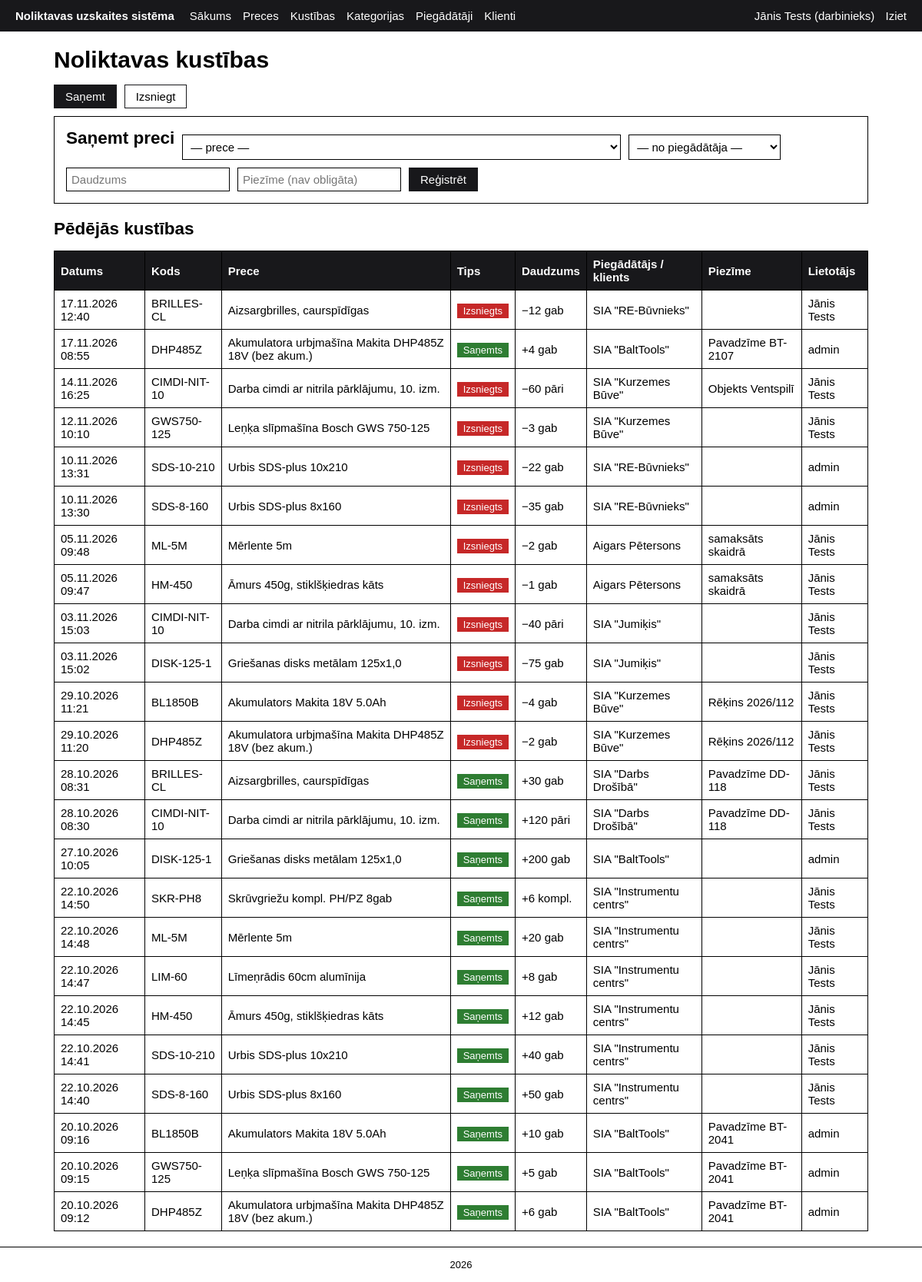
/movements.php (signed in), run on the app's committed database.
### tables this page shows
CREATE TABLE kustibas(
    id              INT AUTO_INCREMENT PRIMARY KEY,
    prece_id        INT NOT NULL,
    tips            ENUM('sanemta', 'izsniegta') NOT NULL,  
    daudzums        INT NOT NULL,       
    piegadatajs_id  INT NULL,           
    klients_id      INT NULL,           
    piezime         VARCHAR(255) NULL,
    lietotajs_id    INT NOT NULL,
    datums          DATETIME NOT NULL DEFAULT CURRENT_TIMESTAMP,
     
    CONSTRAINT fk_kustiba_prece FOREIGN KEY (prece_id)
        REFERENCES preces(id) ON DELETE RESTRICT,
     
    CONSTRAINT fk_kustiba_piegadatajs FOREIGN KEY (piegadatajs_id)
        REFERENCES piegadataji(id) ON DELETE RESTRICT,
    CONSTRAINT fk_kustiba_klients FOREIGN KEY (klients_id)
        REFERENCES klienti(id) ON DELETE RESTRICT,
     
    CONSTRAINT fk_kustiba_lietotajs FOREIGN KEY (lietotajs_id)
        REFERENCES lietotaji(id),
   CONSTRAINT chk_kustiba_daudzums CHECK (daudzums > 0),
     
    CONSTRAINT chk_kustiba_partneris CHECK (
        (tips = 'sanemta' AND klients_id IS NULL) OR
        (tips = 'izsniegta' AND piegadatajs_id IS NULL))
);

CREATE TABLE preces (
    id               INT AUTO_INCREMENT PRIMARY KEY,
    kods             VARCHAR(30) NOT NULL UNIQUE,            
    nosaukums        VARCHAR(150) NOT NULL,       
    kategorija_id    INT NOT NULL,                           
    piegadatajs_id   INT NULL,                               
    vieniba          VARCHAR(10) NOT NULL DEFAULT 'gab',     
    cena             DECIMAL(10,2) NOT NULL DEFAULT 0.00,    
    daudzums         INT NOT NULL DEFAULT 0,                 
    min_daudzums     INT NOT NULL DEFAULT 0,                 
    izveidots        DATETIME NOT NULL DEFAULT CURRENT_TIMESTAMP,
     
    CONSTRAINT fk_prece_kategorija FOREIGN KEY (kategorija_id)
        REFERENCES kategorijas(id) ON DELETE RESTRICT,
     
    CONSTRAINT fk_prece_piegadatajs FOREIGN KEY (piegadatajs_id)
        REFERENCES piegadataji(id) ON DELETE SET NULL,
     
    CONSTRAINT chk_daudzums CHECK (daudzums >= 0)
);

CREATE TABLE klienti (
    id                INT AUTO_INCREMENT PRIMARY KEY,
    nosaukums         VARCHAR(150) NOT NULL,
    kontaktpersona    VARCHAR(100) NULL,
    talrunis          VARCHAR(30)  NULL,
    epasts            VARCHAR(100) NULL
);

CREATE TABLE lietotaji (
    id                INT AUTO_INCREMENT PRIMARY KEY,
    lietotajvards     VARCHAR(50) NOT NULL UNIQUE,   
    parole_hash       VARCHAR(255) NOT NULL,         
    vards             VARCHAR(100) NOT NULL,         
    loma              ENUM('admin', 'darbinieks') NOT NULL DEFAULT 'darbinieks',  
    izveidots         DATETIME NOT NULL DEFAULT CURRENT_TIMESTAMP
);

CREATE TABLE piegadataji (
    id                INT AUTO_INCREMENT PRIMARY KEY,
    nosaukums         VARCHAR(150) NOT NULL,
    kontaktpersona    VARCHAR(100) NULL,
    talrunis          VARCHAR(30)  NULL,
    epasts            VARCHAR(100) NULL
);

### includes/functions.php (called while the page is built, shortened)
<?php
function e($text)
{
    return htmlspecialchars($text ?? '', ENT_QUOTES, 'UTF-8');
}
function format_date($date)
{
    return date('d.m.Y H:i', strtotime($date));
}

### movements.php (the view, shortened to what this page needs)
<?php
require_once 'includes/functions.php';
$selected_product = (int)($_GET['prece'] ?? 0);
$form_type = ($_GET['tips'] ?? '') == 'izsniegta' ? 'izsniegta' : 'sanemta';
$movements = $pdo->query(
    'SELECT k.*, p.kods, p.nosaukums, p.vieniba, l.vards,
            s.nosaukums AS piegadatajs, c.nosaukums AS klients
     FROM kustibas k
     JOIN preces p ON p.id = k.prece_id
     JOIN lietotaji l ON l.id = k.lietotajs_id
     LEFT JOIN piegadataji s ON s.id = k.piegadatajs_id
     LEFT JOIN klienti c ON c.id = k.klients_id
     ORDER BY k.datums DESC
     LIMIT 50'
)->fetchAll();
require 'includes/header.php';
?>
<h1>Noliktavas kustības</h1>
<div class="tabs">
    <a href="movements.php?tips=sanemta&prece=<?= $selected_product ?>" class="<?= $form_type == 'sanemta' ? 'active' : '' ?>">Saņemt</a>
    <a href="movements.php?tips=izsniegta&prece=<?= $selected_product ?>" class="<?= $form_type == 'izsniegta' ? 'active' : '' ?>">Izsniegt</a>
</div>
<form method="post" class="card form-inline">
    <h2><?= $form_type == 'sanemta' ? 'Saņemt preci' : 'Izsniegt preci' ?></h2>
    <select name="prece_id" required>
        <option value="">— prece —</option>
    </select>
    <?php if ($form_type == 'sanemta'): ?>
        <select name="piegadatajs_id" required>
            <option value="">— no piegādātāja —</option>
        </select>
    <?php endif; ?>
    <input type="number" name="daudzums" min="1" placeholder="Daudzums" required>
    <input type="text" name="piezime" maxlength="255" placeholder="Piezīme (nav obligāta)">
    <button type="submit" class="btn">Reģistrēt</button>
</form>
<h2>Pēdējās kustības</h2>
<table>
    <tr><th>Datums</th><th>Kods</th><th>Prece</th><th>Tips</th><th>Daudzums</th><th>Piegādātājs / klients</th><th>Piezīme</th><th>Lietotājs</th></tr>
    <?php foreach ($movements as $m): ?>
        <tr>
            <td><?= format_date($m['datums']) ?></td>
            <td><?= e($m['kods']) ?></td>
            <td><?= e($m['nosaukums']) ?></td>
            <?php if ($m['tips'] == 'sanemta'): ?>
                <td><span class="badge sanemts">Saņemts</span></td>
                <td>+<?= $m['daudzums'] ?> <?= e($m['vieniba']) ?></td>
                <td><?= e($m['piegadatajs'] ?? '—') ?></td>
            <?php else: ?>
                <td><span class="badge izsniegts">Izsniegts</span></td>
                <td>−<?= $m['daudzums'] ?> <?= e($m['vieniba']) ?></td>
                <td><?= e($m['klients'] ?? '—') ?></td>
            <?php endif; ?>
            <td><?= e($m['piezime']) ?></td>
            <td><?= e($m['vards']) ?></td>
        </tr>
    <?php endforeach; ?>
</table>
<?php require 'includes/footer.php';  ?>

### assets/style.css (style rules this page uses)
:root { --accent: #18181b; --ok: #2e7d32; --ok-light: #e8f5e9; --err: #c62828; --err-light: #fdecea; }
* { box-sizing: border-box; }
body { margin: 0; font-family: Arial, Helvetica, sans-serif; font-size: 15px; background: #fff; color: #000; }
a { color: #000; }
h1, h2, h3 { margin: 0 0 15px; }
.card { border: 1px solid #000; padding: 15px; margin-bottom: 20px; }
table { width: 100%; border-collapse: collapse; }
th, td { border: 1px solid #000; padding: 8px; text-align: left; }
th { background: var(--accent); color: #fff; }
input, select, textarea { padding: 6px; border: 1px solid #000; background: #fff; color: #000; font: inherit; }
.form-inline, .filters { display: flex; flex-wrap: wrap; gap: 10px; align-items: flex-end; }
.btn, button { display: inline-block; padding: 6px 14px; border: 1px solid var(--accent); background: var(--accent); color: #fff; font: inherit; text-decoration: none; cursor: pointer; }
.tabs { display: flex; gap: 10px; margin-bottom: 10px; }
.tabs a { padding: 6px 14px; border: 1px solid var(--accent); text-decoration: none; }
.tabs a.active { background: var(--accent); color: #fff; }
.badge { padding: 2px 8px; font-size: 13px; color: #fff; }
.badge.sanemts { background: var(--ok); }
.badge.izsniegts { background: var(--err); }

### data on the page
kustibas: datums "17.11.2026 12:40", prece.kods "BRILLES-CL", prece.nosaukums "Aizsargbrilles, caurspīdīgas", daudzums "12", prece.vieniba "gab", klients.nosaukums "SIA \"RE-Būvnieks\"", lietotajs.vards "Jānis Tests"
kustibas: datums "17.11.2026 08:55", prece.kods "DHP485Z", prece.nosaukums "Akumulatora urbjmašīna Makita DHP485Z 18V (bez akum.)", daudzums "4", prece.vieniba "gab", piegadatajs.nosaukums "SIA \"BaltTools\"", piezime "Pavadzīme BT-2107", lietotajs.vards "admin"
kustibas: datums "14.11.2026 16:25", prece.kods "CIMDI-NIT-10", prece.nosaukums "Darba cimdi ar nitrila pārklājumu, 10. izm.", daudzums "60", prece.vieniba "pāri", klients.nosaukums "SIA \"Kurzemes Būve\"", piezime "Objekts Ventspilī", lietotajs.vards "Jānis Tests"
kustibas: datums "12.11.2026 10:10", prece.kods "GWS750-125", prece.nosaukums "Leņķa slīpmašīna Bosch GWS 750-125", daudzums "3", prece.vieniba "gab", klients.nosaukums "SIA \"Kurzemes Būve\"", lietotajs.vards "Jānis Tests"
kustibas: datums "10.11.2026 13:31", prece.kods "SDS-10-210", prece.nosaukums "Urbis SDS-plus 10x210", daudzums "22", prece.vieniba "gab", klients.nosaukums "SIA \"RE-Būvnieks\"", lietotajs.vards "admin"
kustibas: datums "10.11.2026 13:30", prece.kods "SDS-8-160", prece.nosaukums "Urbis SDS-plus 8x160", daudzums "35", prece.vieniba "gab", klients.nosaukums "SIA \"RE-Būvnieks\"", lietotajs.vards "admin"
kustibas: datums "05.11.2026 09:48", prece.kods "ML-5M", prece.nosaukums "Mērlente 5m", daudzums "2", prece.vieniba "gab", klients.nosaukums "Aigars Pētersons", piezime "samaksāts skaidrā", lietotajs.vards "Jānis Tests"
kustibas: datums "05.11.2026 09:47", prece.kods "HM-450", prece.nosaukums "Āmurs 450g, stiklšķiedras kāts", daudzums "1", prece.vieniba "gab", klients.nosaukums "Aigars Pētersons", piezime "samaksāts skaidrā", lietotajs.vards "Jānis Tests"
kustibas: datums "03.11.2026 15:03", prece.kods "CIMDI-NIT-10", prece.nosaukums "Darba cimdi ar nitrila pārklājumu, 10. izm.", daudzums "40", prece.vieniba "pāri", klients.nosaukums "SIA \"Jumiķis\"", lietotajs.vards "Jānis Tests"
kustibas: datums "03.11.2026 15:02", prece.kods "DISK-125-1", prece.nosaukums "Griešanas disks metālam 125x1,0", daudzums "75", prece.vieniba "gab", klients.nosaukums "SIA \"Jumiķis\"", lietotajs.vards "Jānis Tests"
kustibas: datums "29.10.2026 11:21", prece.kods "BL1850B", prece.nosaukums "Akumulators Makita 18V 5.0Ah", daudzums "4", prece.vieniba "gab", klients.nosaukums "SIA \"Kurzemes Būve\"", piezime "Rēķins 2026/112", lietotajs.vards "Jānis Tests"
kustibas: datums "29.10.2026 11:20", prece.kods "DHP485Z", prece.nosaukums "Akumulatora urbjmašīna Makita DHP485Z 18V (bez akum.)", daudzums "2", prece.vieniba "gab", klients.nosaukums "SIA \"Kurzemes Būve\"", piezime "Rēķins 2026/112", lietotajs.vards "Jānis Tests"
kustibas: datums "28.10.2026 08:31", prece.kods "BRILLES-CL", prece.nosaukums "Aizsargbrilles, caurspīdīgas", daudzums "30", prece.vieniba "gab", piegadatajs.nosaukums "SIA \"Darbs Drošībā\"", piezime "Pavadzīme DD-118", lietotajs.vards "Jānis Tests"
kustibas: datums "28.10.2026 08:30", prece.kods "CIMDI-NIT-10", prece.nosaukums "Darba cimdi ar nitrila pārklājumu, 10. izm.", daudzums "120", prece.vieniba "pāri", piegadatajs.nosaukums "SIA \"Darbs Drošībā\"", piezime "Pavadzīme DD-118", lietotajs.vards "Jānis Tests"
kustibas: datums "27.10.2026 10:05", prece.kods "DISK-125-1", prece.nosaukums "Griešanas disks metālam 125x1,0", daudzums "200", prece.vieniba "gab", piegadatajs.nosaukums "SIA \"BaltTools\"", lietotajs.vards "admin"
kustibas: datums "22.10.2026 14:50", prece.kods "SKR-PH8", prece.nosaukums "Skrūvgriežu kompl. PH/PZ 8gab", daudzums "6", prece.vieniba "kompl.", piegadatajs.nosaukums "SIA \"Instrumentu centrs\"", lietotajs.vards "Jānis Tests"
kustibas: datums "22.10.2026 14:48", prece.kods "ML-5M", prece.nosaukums "Mērlente 5m", daudzums "20", prece.vieniba "gab", piegadatajs.nosaukums "SIA \"Instrumentu centrs\"", lietotajs.vards "Jānis Tests"
kustibas: datums "22.10.2026 14:47", prece.kods "LIM-60", prece.nosaukums "Līmeņrādis 60cm alumīnija", daudzums "8", prece.vieniba "gab", piegadatajs.nosaukums "SIA \"Instrumentu centrs\"", lietotajs.vards "Jānis Tests"
kustibas: datums "22.10.2026 14:45", prece.kods "HM-450", prece.nosaukums "Āmurs 450g, stiklšķiedras kāts", daudzums "12", prece.vieniba "gab", piegadatajs.nosaukums "SIA \"Instrumentu centrs\"", lietotajs.vards "Jānis Tests"
kustibas: datums "22.10.2026 14:41", prece.kods "SDS-10-210", prece.nosaukums "Urbis SDS-plus 10x210", daudzums "40", prece.vieniba "gab", piegadatajs.nosaukums "SIA \"Instrumentu centrs\"", lietotajs.vards "Jānis Tests"
kustibas: datums "22.10.2026 14:40", prece.kods "SDS-8-160", prece.nosaukums "Urbis SDS-plus 8x160", daudzums "50", prece.vieniba "gab", piegadatajs.nosaukums "SIA \"Instrumentu centrs\"", lietotajs.vards "Jānis Tests"
kustibas: datums "20.10.2026 09:16", prece.kods "BL1850B", prece.nosaukums "Akumulators Makita 18V 5.0Ah", daudzums "10", prece.vieniba "gab", piegadatajs.nosaukums "SIA \"BaltTools\"", piezime "Pavadzīme BT-2041", lietotajs.vards "admin"
kustibas: datums "20.10.2026 09:15", prece.kods "GWS750-125", prece.nosaukums "Leņķa slīpmašīna Bosch GWS 750-125", daudzums "5", prece.vieniba "gab", piegadatajs.nosaukums "SIA \"BaltTools\"", piezime "Pavadzīme BT-2041", lietotajs.vards "admin"
kustibas: datums "20.10.2026 09:12", prece.kods "DHP485Z", prece.nosaukums "Akumulatora urbjmašīna Makita DHP485Z 18V (bez akum.)", daudzums "6", prece.vieniba "gab", piegadatajs.nosaukums "SIA \"BaltTools\"", piezime "Pavadzīme BT-2041", lietotajs.vards "admin"

### other printed values
$_SESSION['vards'] "Jānis Tests"
$_SESSION['loma'] "darbinieks"
